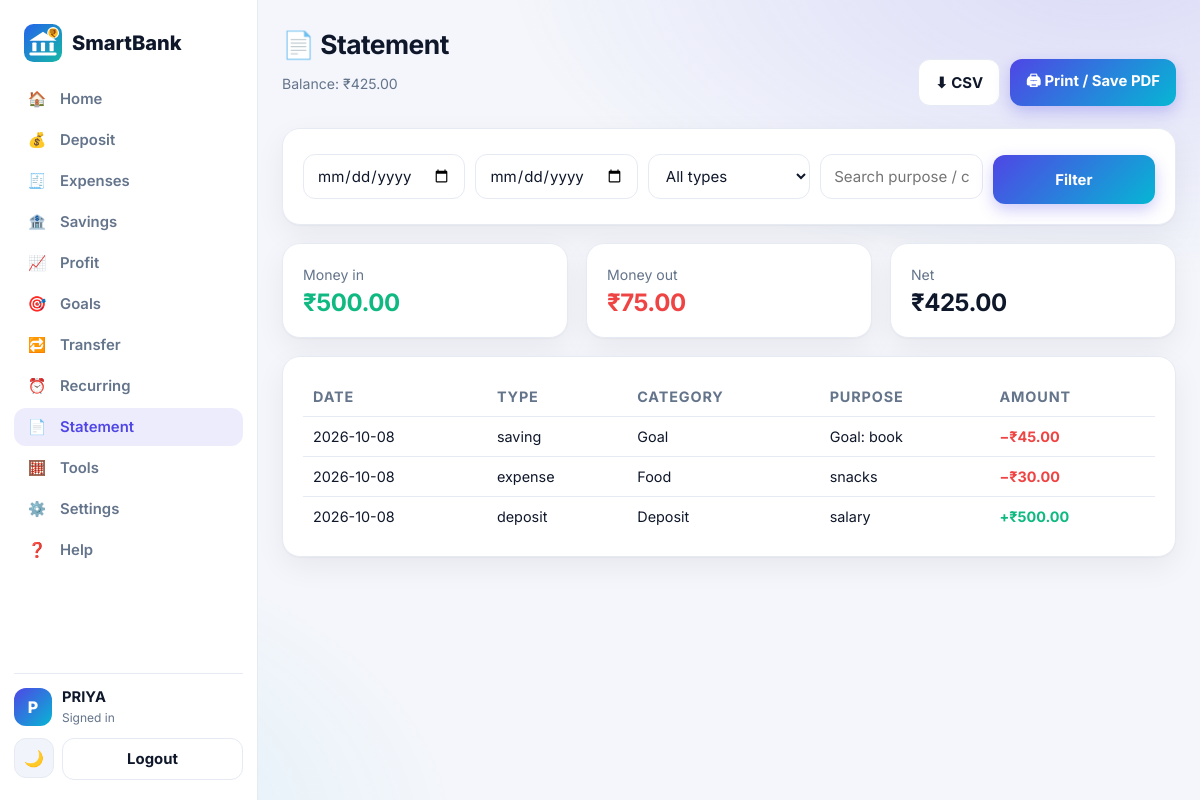
Screenshot of /statement (signed in) with the database file from the repository.
### tables this page shows
CREATE TABLE transactions(
  id INTEGER PRIMARY KEY AUTOINCREMENT,
  account_id INTEGER NOT NULL,
  type TEXT NOT NULL CHECK(type IN
    ('deposit','expense','saving','unsave','transfer_in','transfer_out')),
  category TEXT NOT NULL,
  purpose TEXT,
  amount REAL NOT NULL CHECK(amount > 0),
  date TEXT NOT NULL);

### app.py (the view)
@app.route("/statement")
@login_required
def statement_page():
    sql, args = filtered(session["aid"])
    rows = get_db().execute(sql + " LIMIT 300", args).fetchall()
    money_in = sum(r["amount"] for r in rows if r["type"] in PLUS)
    money_out = sum(r["amount"] for r in rows if r["type"] not in PLUS)
    return render_template("statement.html", rows=rows, types=TYPES, plus=PLUS,
                           bal=balance(session["aid"]), money_in=money_in, money_out=money_out)

### app.py (called while the page is built)
def get_db():
    if "db" not in g:
        g.db = sqlite3.connect(DB)
        g.db.row_factory = sqlite3.Row
    return g.db

@app.template_filter("inr")
def inr(v):
    return f"₹{v:,.2f}"

def login_required(f):
    @wraps(f)
    def wrap(*a, **k):
        aid = session.get("aid")
        if not aid or not get_db().execute(
                "SELECT 1 FROM accounts WHERE id=?", (aid,)).fetchone():
            session.clear()
            return redirect(url_for("login"))
        return f(*a, **k)
    return wrap

def sums(aid, where="", args=()):
    rows = get_db().execute(
        "SELECT type, COALESCE(SUM(amount),0) s FROM transactions "
        "WHERE account_id=? " + where + " GROUP BY type", (aid, *args)).fetchall()
    return {r["type"]: r["s"] for r in rows}

def balance(aid):
    t = sums(aid)
    return round(t.get("deposit", 0) + t.get("unsave", 0) + t.get("transfer_in", 0)
                 - t.get("expense", 0) - t.get("saving", 0) - t.get("transfer_out", 0), 2)

def filtered(aid):
    sql, args = "SELECT * FROM transactions WHERE account_id=?", [aid]
    f, t = request.args.get("from", ""), request.args.get("to", "")
    ty, q = request.args.get("type", ""), request.args.get("q", "").strip()
    if f:
        sql += " AND date>=?"
        args.append(f)
    if t:
        sql += " AND date<=?"
        args.append(t)
    if ty in TYPES:
        sql += " AND type=?"
        args.append(ty)
    if q:
        sql += " AND (purpose LIKE ? OR category LIKE ?)"
        args += [f"%{q}%", f"%{q}%"]
    return sql + " ORDER BY date DESC, id DESC", args

### templates/statement.html
{% extends "base.html" %}{% block body %}
<div class="page-head"><div><h1>📄 Statement</h1><p class="mute">Balance: {{ bal|inr }}</p></div>
  <div class="quick"><a class="btn ghost" href="{{ url_for('statement_csv', **request.args) }}">⬇ CSV</a><button class="btn" type="button" onclick="window.print()">🖨 Print / Save PDF</button></div></div>
<div class="card no-print"><form method="get" class="row">
  <input type="date" name="from" value="{{ request.args.get('from','') }}">
  <input type="date" name="to" value="{{ request.args.get('to','') }}">
  <select name="type"><option value="">All types</option>{% for t in types %}<option {{ 'selected' if request.args.get('type')==t }}>{{ t }}</option>{% endfor %}</select>
  <input name="q" placeholder="Search purpose / category" value="{{ request.args.get('q','') }}">
  <button>Filter</button></form></div>
<div class="grid">
  <div class="card"><span class="mute">Money in</span><h2 class="in" style="margin:4px 0 0">{{ money_in|inr }}</h2></div>
  <div class="card"><span class="mute">Money out</span><h2 class="out" style="margin:4px 0 0">{{ money_out|inr }}</h2></div>
  <div class="card"><span class="mute">Net</span><h2 style="margin:4px 0 0">{{ (money_in-money_out)|inr }}</h2></div>
</div>
<div class="card"><table><tr><th>Date</th><th>Type</th><th>Category</th><th>Purpose</th><th>Amount</th></tr>
{% for r in rows %}{% set p = r.type in plus %}
<tr><td>{{ r.date }}</td><td>{{ r.type }}</td><td>{{ r.category }}</td><td>{{ r.purpose }}</td>
<td class="{{ 'in' if p else 'out' }}">{{ '+' if p else '−' }}{{ r.amount|inr }}</td></tr>
{% else %}<tr><td colspan="5" class="mute">No transactions.</td></tr>{% endfor %}</table></div>
{% endblock %}

### static/style.css (style rules this page uses)
:root { --bg: #f4f6fb; --surface: #fff; --surface2: #f1f4fa; --ink: #0f172a; --mute: #64748b; --line: #e6eaf3; --pri: #4f46e5; --pri-soft: rgba(79, 70, 229, 0.1); --ok: #10b981; --err: #ef4444; --warn: #f59e0b; --grad: linear-gradient(135deg, #4f46e5 0%, #06b6d4 100%); --shadow: 0 1px 2px rgba(15, 23, 42, 0.04), 0 10px 30px rgba(15, 23, 42, 0.06); --r: 18px; }
* { box-sizing: border-box; }
html { scroll-behavior: smooth; }
body { margin: 0; font-family: Inter, system-ui, "Segoe UI", sans-serif; background: var(--bg); color: var(--ink); -webkit-font-smoothing: antialiased; transition: background 0.3s, color 0.3s; }
body::before { content: ""; position: fixed; inset: 0; z-index: -1; background: radial-gradient( 600px 320px at 92% -5%, rgba(79, 70, 229, 0.15), transparent ), radial-gradient( 520px 320px at -5% 105%, rgba(6, 182, 212, 0.12), transparent ); }
a { color: var(--pri); }
h1 { font-size: 1.65rem; margin: 0; letter-spacing: -0.02em; }
h2 { letter-spacing: -0.02em; }
.mute { color: var(--mute); font-size: 0.88rem; }
.page-head { display: flex; justify-content: space-between; align-items: flex-end; gap: 14px; flex-wrap: wrap; margin-bottom: 22px; }
.quick { display: flex; gap: 10px; flex-wrap: wrap; }
.card, .tile { background: var(--surface); border: 1px solid var(--line); border-radius: var(--r); padding: 20px; box-shadow: var(--shadow); margin-bottom: 18px; }
.card:has(table) { overflow-x: auto; }
.grid { display: grid; gap: 18px; grid-template-columns: repeat(auto-fit, minmax(250px, 1fr)); margin-bottom: 18px; }
.grid > .card, .grid > .tile { margin-bottom: 0; }
input, select { width: 100%; padding: 11px 13px; margin: 5px 0; border: 1px solid var(--line); border-radius: 12px; background: var(--surface); color: var(--ink); font: inherit; font-size: 0.94rem; transition: 0.15s; }
button, .btn { display: inline-flex; align-items: center; justify-content: center; gap: 6px; width: 100%; margin: 6px 0 0; padding: 11px 16px; border: 0; border-radius: 12px; background: var(--grad); color: #fff; font: inherit; font-weight: 700; font-size: 0.93rem; cursor: pointer; text-decoration: none; transition: 0.18s; box-shadow: 0 6px 16px rgba(79, 70, 229, 0.28); }
.btn { width: auto; margin: 0; }
.btn.ghost { background: var(--surface); color: var(--ink); border: 1px solid var(--line); box-shadow: none; }
.row { display: flex; gap: 10px; flex-wrap: wrap; }
.row > * { flex: 1 1 140px; min-width: 0; }
table { width: 100%; border-collapse: collapse; }
th { font-size: 0.72rem; text-transform: uppercase; letter-spacing: 0.06em; color: var(--mute); font-weight: 700; }
td, th { padding: 11px 10px; border-bottom: 1px solid var(--line); text-align: left; font-size: 0.9rem; }
tr:last-child td { border-bottom: 0; }
.in { color: var(--ok); font-weight: 700; }
.out { color: var(--err); font-weight: 700; }
.card, .tile, .hero, .page-head { animation: rise 0.55s cubic-bezier(0.2, 0.7, 0.2, 1) both; }
.grid > *:nth-child(2) { animation-delay: 0.06s; }
.grid > *:nth-child(3) { animation-delay: 0.12s; }

### rows the page displays
transactions: date "2026-10-08", type "saving", category "Goal", purpose "Goal: book", value "−", amount|inr "₹45.00"
transactions: date "2026-10-08", type "expense", category "Food", purpose "snacks", value "−", amount|inr "₹30.00"
transactions: date "2026-10-08", type "deposit", category "Deposit", purpose "salary", value "+", amount|inr "₹500.00"

### other values shown
{{ icon }} "🏠" "💰" "🧾" "🏦" "📈" "🎯" "🔁" "⏰" "📄" "🧮" "⚙️" "❓"
{{ label }} "Home" "Deposit" "Expenses" "Savings" "Profit" "Goals" "Transfer" "Recurring" "Statement" "Tools" "Settings" "Help"
{{ session.name[:1]|upper }} "P"
{{ session.name }} "PRIYA"
{{ bal|inr }} "₹425.00"
{{ money_in|inr }} "₹500.00"
{{ money_out|inr }} "₹75.00"
{{ (money_in-money_out)|inr }} "₹425.00"
